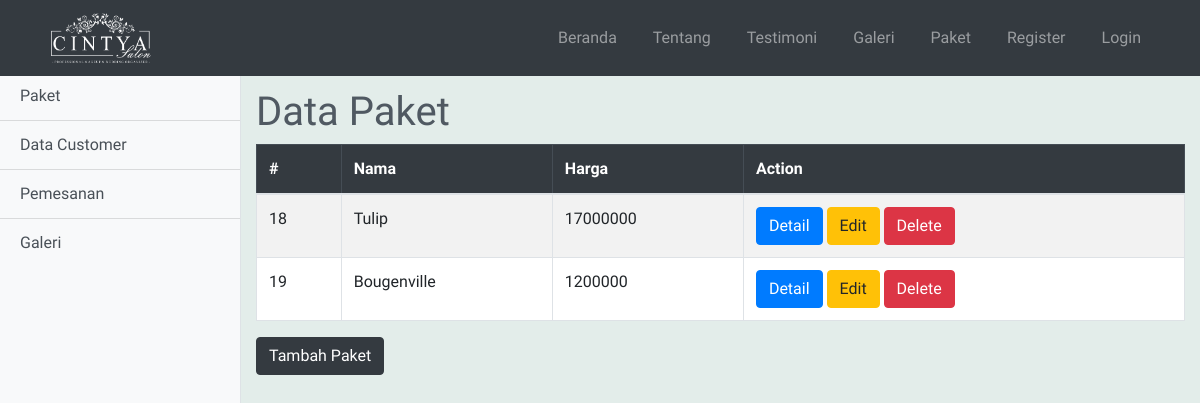
/admin-paket.php, run on the app's committed database.
### tables this page shows
CREATE TABLE `paket` (
  `id_paket` int(11) NOT NULL,
  `nama_paket` varchar(45) DEFAULT NULL,
  `harga` longtext DEFAULT NULL,
  `dekorasi` varchar(255) DEFAULT NULL,
  `rias_baju` varchar(255) DEFAULT NULL,
  `dokumentasi` varchar(255) DEFAULT NULL,
  `mc` varchar(45) DEFAULT NULL,
  `free` varchar(255) DEFAULT NULL,
  `biaya_pelihara` longtext NOT NULL,
  `foto` varchar(255) NOT NULL
);

### admin-paket.php (the view, shortened to what this page needs)
<!DOCTYPE html>
<html lang="en">
<head>
    <?php include 'includes/head.php' ?>
    <link href="css/simple-sidebar.css" rel="stylesheet">
</head>
<body>
    <?php include 'includes/navbar.php' ?>
    <div class="d-flex pt-5 mt-4" id="wrapper">
        <?php include 'includes/sidebar.php' ?>
        <div style="background-color:#E3EDEA;" id="page-content-wrapper">
            <div class="container-fluid mt-3">
                <h1 class="">Data Paket</h1>
            </div>
            <div class="container">
                <table class="table table-striped table-bordered" style="background-color: white;">
                    <thead class="table-dark">
                        <tr class="">
                            <th scope="col">#</th>
                            <th scope="col">Nama</th>
                            <th scope="col">Harga</th>
                            <th scope="col">Action</th>
                        </tr>
                    </thead>
                    <tbody>
                        <?php
                        $query = "SELECT * FROM paket";
                        $result = mysqli_query($con, $query);
                        if (mysqli_num_rows($result) > 0) {
                            while ($row = mysqli_fetch_assoc($result)) {
                                ?>
                                <tr class="">
                                    <td> <?php echo $row["id_paket"] ?> </td>
                                    <td> <?php echo $row["nama_paket"] ?> </td>
                                    <td><?php echo $row["harga"] ?></td>
                                    <td>
                                        <a href="#modal" class="btn btn-primary" data-toggle="modal" aria-pressed="false" data-target="#modal<?php echo $row["id_paket"] ?>" role="button">Detail</a>
                                        <a role="button" class="btn btn-warning" href="edit-paket.php?id=<?php echo $row["id_paket"] ?> ">Edit</a>
                                        <a role="button" class="btn btn-danger" href="proses/proses_delete-paket.php?id=<?php echo $row["id_paket"] ?> ">Delete</a>
                                    </td>
                                </tr>
                            <?php } ?>
                        <?php }
                        ?>
                    </tbody>
                </table>
            </div>
            <div class="container-fluid">
                <a name="" id="" class="btn btn-dark" href="tambah-paket.php" role="button">Tambah Paket</a>
            </div>
        </div>
    </div>
</body>
</html>

### css/style.css (style rules this page uses)
body { overflow-x: hidden; font-family: 'Varela Round', sans-serif; color: #505962; }

### css/simple-sidebar.css (style rules this page uses)
body { overflow-x: hidden; }
#page-content-wrapper { min-width: 100vw; }
@media (min-width: 768px) { #page-content-wrapper { min-width: 0; width: 100%; } }

### data on the page
paket: id_paket "18", nama_paket "Tulip", harga "17000000"
paket: id_paket "19", nama_paket "Bougenville", harga "1200000"
